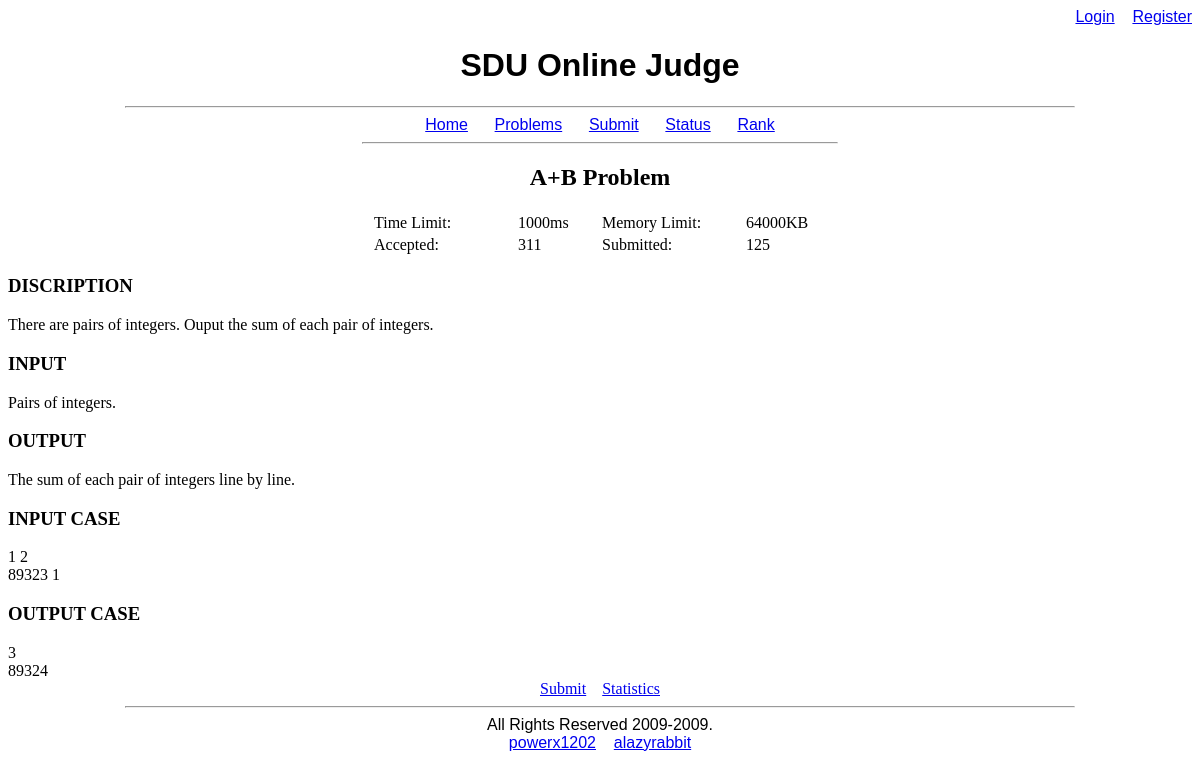
Before: /problem.php?pid=1 with the older database file.
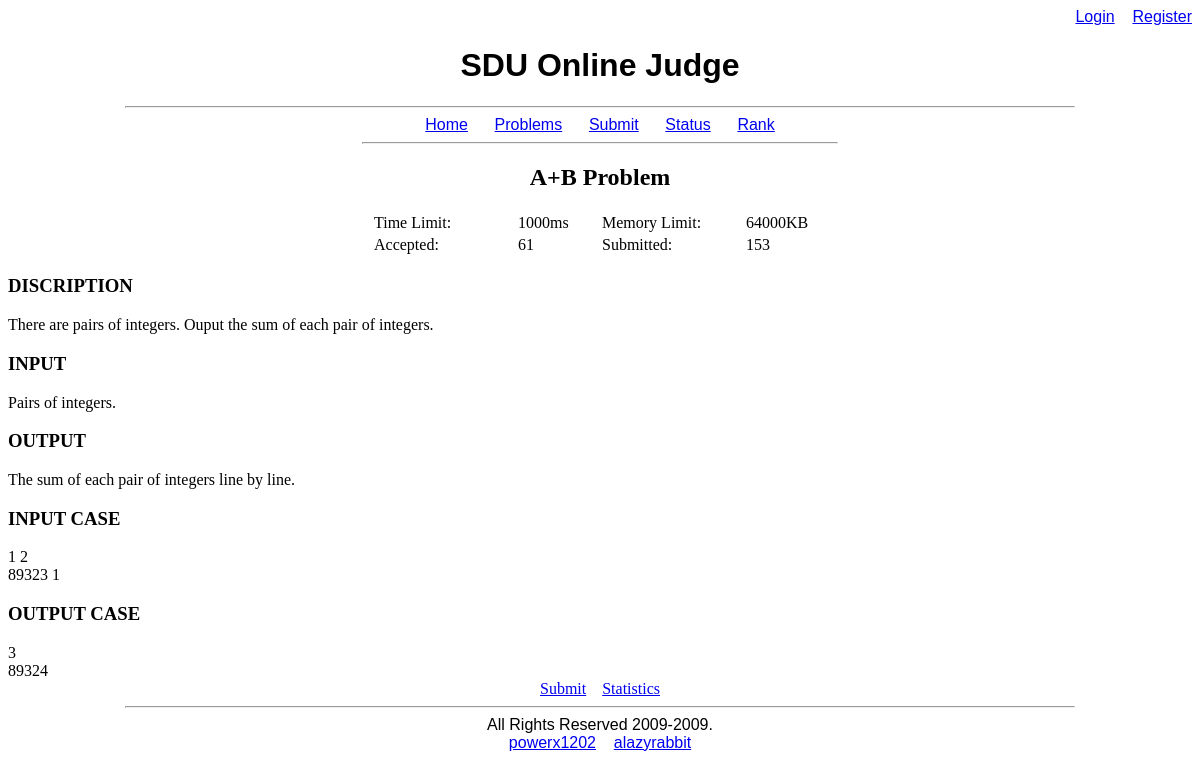
After: the same page with the newer database file.
### tables this page shows
CREATE TABLE `problem` (
  `pid` int(10) unsigned NOT NULL AUTO_INCREMENT,
  `problemName` varchar(50) NOT NULL,
  `accepted` int(10) unsigned DEFAULT '0',
  `submitted` int(10) unsigned DEFAULT '0',
  `discription` blob,
  `input` blob,
  `output` blob,
  `inputCase` blob,
  `outputCase` blob,
  `timeLimit` int(10) unsigned NOT NULL DEFAULT '1000',
  `memoryLimit` int(10) unsigned NOT NULL DEFAULT '64000',
  PRIMARY KEY (`pid`)
);

### web/problem.php (the view, shortened to what this page needs)
<?php
if(!isset($MAGICAL))
{
	include("index.php");
}
else
{
include("conn.php");
include("common.php");
function gen_section($title, $content)
{
	echo "<div align = \"left\"><h3>$title</h3></div>\n";
	echo "<div>$content</div>\n";
}
if(isset($_GET['pid']) && is_numeric($_GET['pid']) && $_GET['pid'] > 0)
{
	$pid = (int)$_GET['pid'];
}
else
	alert_and_go_back("Problem not existed!");
?>
<div>
<?php
$sql = "select pid, problemName, accepted, submitted, discription, input, output, inputCase,
	outputCase, timeLimit, memoryLimit from problem where pid = $pid";
if($result = $conn->query($sql))
{
	if(!($problem = $result->fetch_object()))
	{
		alert_and_go_back("No problem returned!");
		die();
	}
}
else
{
	error_log($conn->error." File:".__FILE__."; Line: ".__LINE__."; Sql string: $sql");
	die("Database Error.");
}
echo "<center><h2>$problem->problemName</h2></center>\n";
echo "<div align = \"center\"><table>";
echo "<tr><td width = \"140\">Time Limit:</td><td width = \"80\">{$problem->timeLimit}ms</td>";
echo "<td width = \"140\">Memory Limit:</td><td width = \"80\">{$problem->memoryLimit}KB</td></tr>";
echo "<tr><td width = \"140\">Accepted:</td><td width = \"80\">$problem->accepted</td>";
echo "<td width = \"140\">Submitted:</td><td width = \"80\">$problem->submitted</td></tr>\n";
echo "</table></div>\n";
echo "<div align = \"left\">";
gen_section("DISCRIPTION", my_htmlentities($problem->discription));
echo "</div>";
echo "<div align = \"center\">\n";
echo "<a href=\"submitproblem.php?pid=$pid\">Submit</a>";
echo "<a href=\"statistics?pid=$pid\">Statistics</a>";
echo "</div>\n";
?>
</div>
<?php
}
?>

### web/index.php (shortened to what this page needs)
<?php
$MAGICAL = 'DWP';
?>
<html>
<head>
</head>
<body>
<?php
include("top.php");
include($view);
include("bottom.php");
?>
</body>
</html>

### web/top.php (shortened to what this page needs)
<?php
if(!isset($MAGICAL))
	include("index.php");
else
{
echo "<div align = \"right\">";
if(!isset($_SESSION['uid']))
{
?>
<font face="sans-serif">
	<a href=login.php>Login</a>
	<a href=register.php>Register</a>
</font>
<?php
}
else
{
	$nickname = $_SESSION['nickname'];
	echo "<a href=\"user.php?uid=".$_SESSION['uid']."\">$nickname</a>";
	if(!isset($_POST['submit']))
	echo "&nbsp;&nbsp;";
	echo "<a href=\"logout.php\">Logout</a>";
}
echo "</div>\n";
?>
<h1><center><font face="sans-serif">SDU Online Judge</font></center></h1>
<hr width = "80%">
<div align = "center">
<font face="sans-serif">
	<a href="home.php">Home</a>
	<a href="problemlist.php">Problems</a>
	<a href="submitproblem.php">Submit</a>
	<a href="status.php">Status</a>
	<a href="rank.php">Rank</a>
</font>
</div>
<hr width = "40%">
<?php
}
?>

### web/common.php (shortened to what this page needs)
<?php
if(!isset($MAGICAL))
	include("index.php");
else
{
function my_htmlentities($string)
{
	$table = get_html_translation_table(HTML_SPECIALCHARS);
	$table["\n"] = "<br/>";
	$table["\t"] = "&nbsp;&nbsp;&nbsp;&nbsp;";
	$table[" "] = "&nbsp;";
	return strtr($string, $table);
}
}
?>

### web/bottom.php (shortened to what this page needs)
<?php
if(!isset($MAGICAL))
	include("index.php");
else
{
?>
<div align = "bottom">
<font face="sans-serif">
	<hr width = "80%">
	<center>All Rights Reserved 2009-2009.</center>
	<center>
	<a href=mailto:powerx1202@gmail.com>powerx1202</a>
	<a href=mailto:alazyrabbit@gmail.com>alazyrabbit</a>
</font>
</div>
<?php
}
?>

Changed rows visible on the page:
changed problem "A+B Problem": accepted "311" → "61"; submitted "125" → "153"
